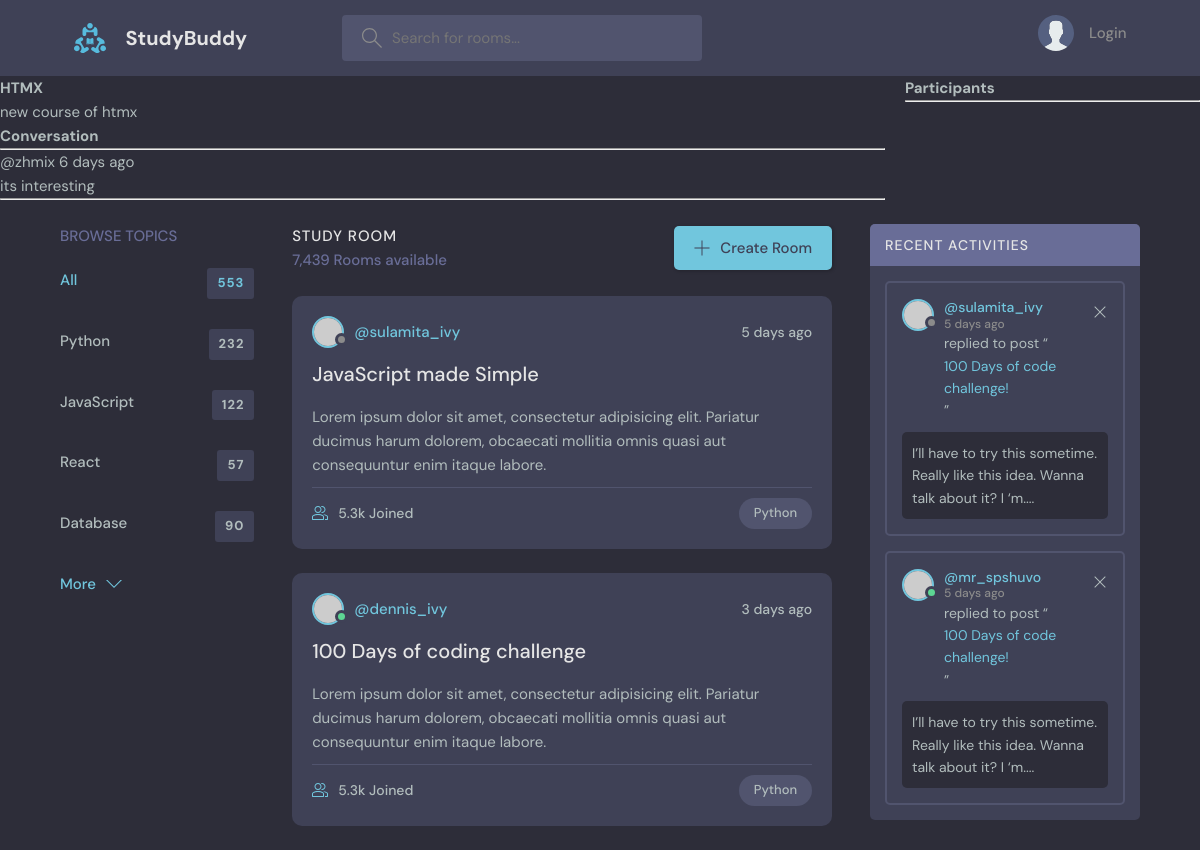
Screenshot of /room/6 with the database file from the repository.
### base/models.py (models this page shows, shortened)
class Room(models.Model):
    host = models.ForeignKey(User,on_delete=models.SET_NULL,null=True)
    topic =  models.ForeignKey(Topic,on_delete=models.SET_NULL,null=True)
    name = models.CharField( max_length=200)
    description = models.TextField(null=True,blank=True)
    participants=models.ManyToManyField(User, related_name='participants',blank=True)
    updated = models.DateTimeField(auto_now=True)
    created = models.DateTimeField(auto_now_add=True)
    class Meta:
        ordering = ['-updated','-created']

class Message(models.Model):
    user = models.ForeignKey(User,on_delete=models.CASCADE)
    room = models.ForeignKey(Room,on_delete=models.CASCADE)
    body = models.TextField()
    updated = models.DateTimeField(auto_now=True)
    created = models.DateTimeField(auto_now_add=True)
    class Meta:
        ordering = ['-updated','-created']

### base/views.py (the view, shortened to what this page needs)
# urls.py: path('room/<str:pk>', views.room, name='room'),
def room(request,pk):
    room = Room.objects.get(pk=pk)
    room_messages = room.message_set.all()
    context = {'room':room , 'room_messages':room_messages}
    return render(request, 'base/room.html' ,context)

### base/templates/base/room.html (shortened to what this page needs)
{% extends "main.html" %}
{% block content %}
<div class="room-container">
  <div>
    <b><h1>{{room.name}}</h1></b>
    <p>{{room.description}}</p>
    <div class="comment-wrapper">
      <h3>Conversation</h3>
      <hr />
      {% for message in room_messages %}
      <div>
        <small>@{{message.user}} {{message.created|timesince }} ago</small>
        <p>{{message.body}}</p>
        <hr />
      </div>
      {% endfor %}
    </div>
  </div>
  <div>
    <h3>Participants</h3>
    <hr>
  </div>
</div>
{% endblock content %}

### static/styles/style.css (style rules this page uses)
:root { --color-main: #71c6dd; --color-main-light: #e1f6fb; --color-dark: #3f4156; --color-dark-medium: #51546e; --color-dark-light: #696d97; --color-light: #e5e5e5; --color-gray: #8b8b8b; --color-light-gray: #b2bdbd; --color-bg: #2d2d39; --color-success: #5dd693; --color-error: #fc4b0b; }
* { font-family: "DM Sans", -apple-system, BlinkMacSystemFont, "Segoe UI", Roboto, Oxygen, Ubuntu, Cantarell, "Open Sans", "Helvetica Neue", sans-serif; margin: 0; padding: 0; box-sizing: border-box; text-rendering: optimizeLegibility; font-size: inherit; }
html { font-size: 56.25%; }
@media only screen and (min-width: 1200px) { html { font-size: 62.5%; } }
body { line-height: 1.6; font-weight: 400; font-size: 1.5rem; color: var(--color-light-gray); background-color: var(--color-bg); min-height: 100vh; }

### base/templates/base/room.html (style rules this page uses)
.room-container { display:grid; grid-template-columns: 3fr 1fr; gap: 20px; }

### rows the page displays
Room: name "HTMX", description "new course of htmx"
Message: user "zhmix", created "6 days", body "its interesting"
